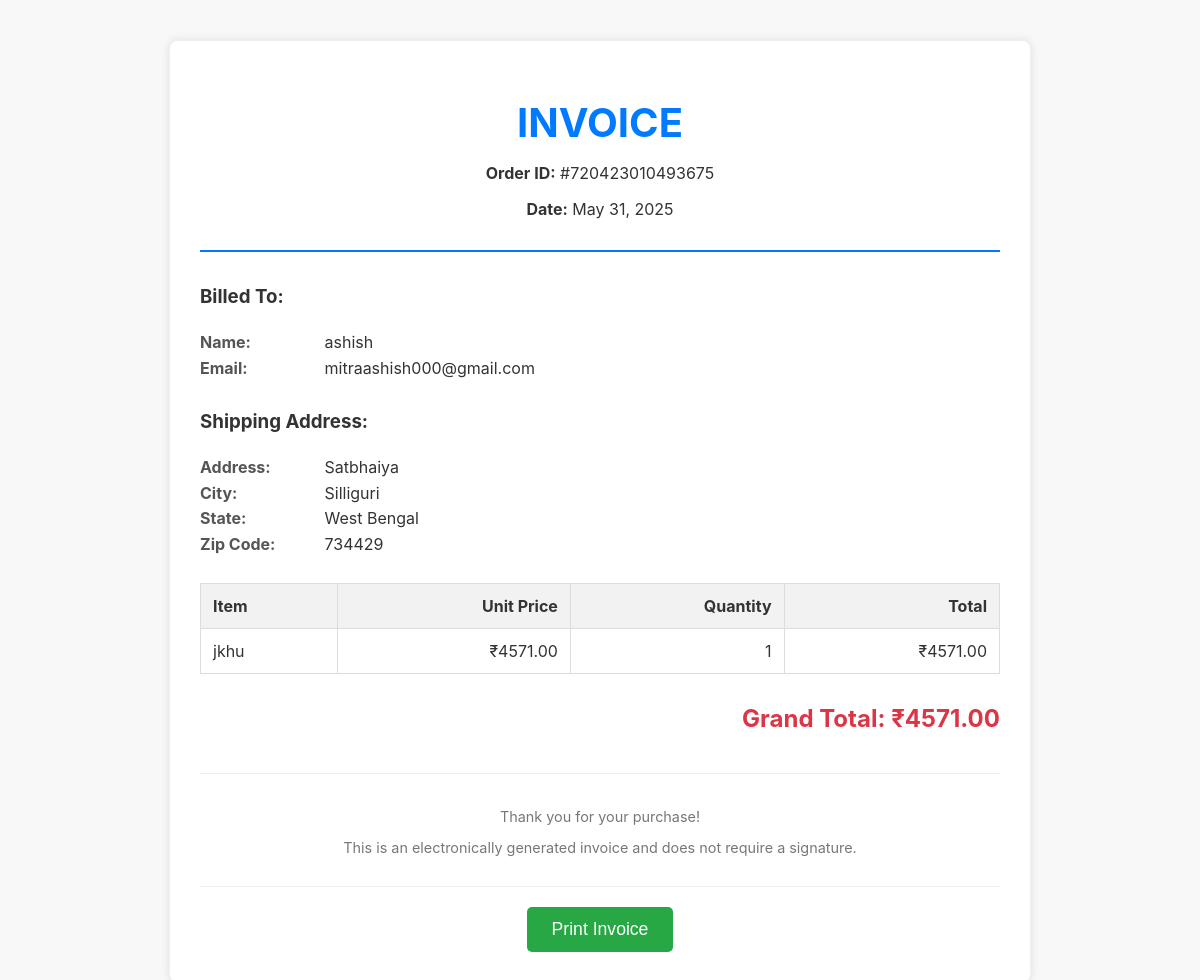
/orders/720423010493675/invoice/ (signed in), run on an earlier commit of the app's database.
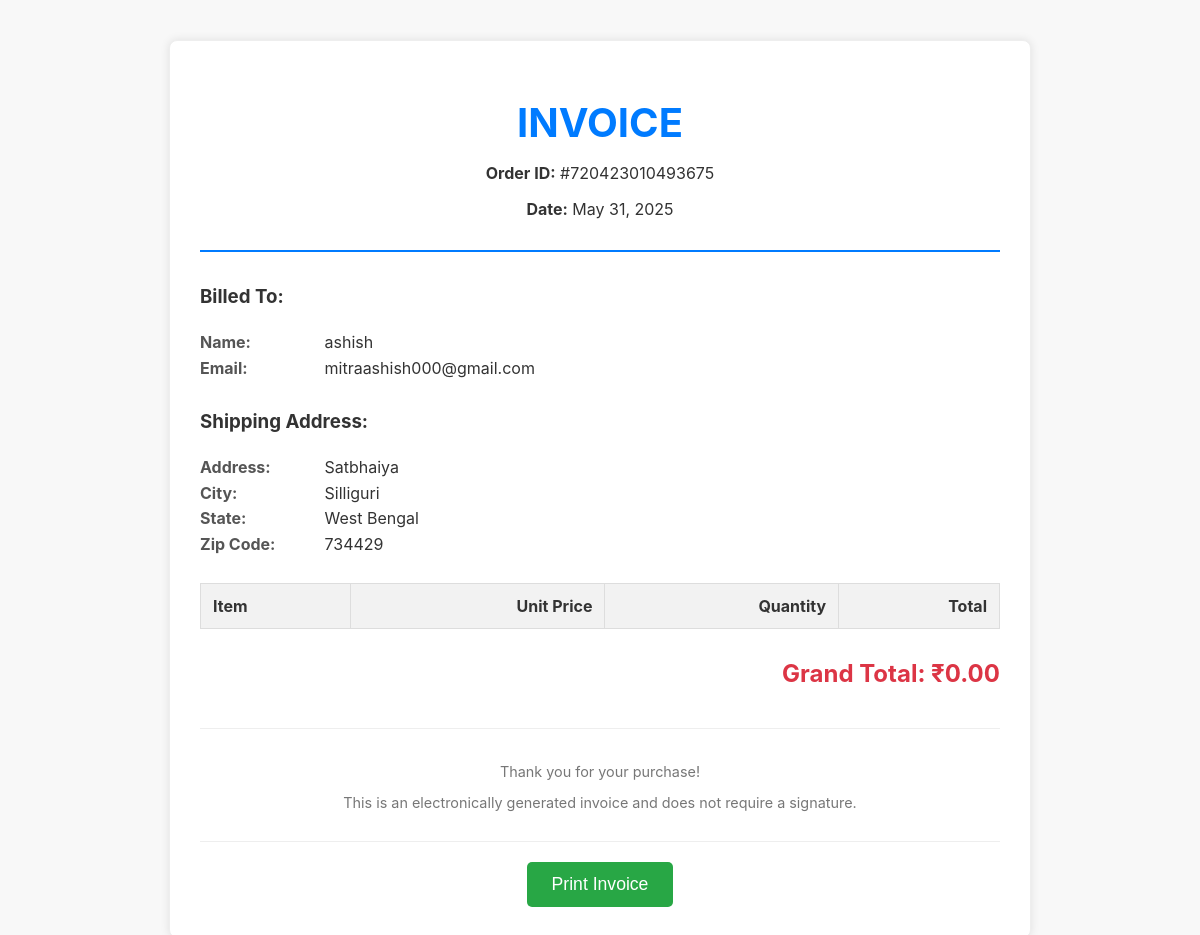
And on a later commit of the database.
### core/models.py (models this page shows, shortened)
class OrderItem(models.Model):
    order = models.ForeignKey(Order, on_delete=models.CASCADE)
    painting = models.ForeignKey(Painting, on_delete=models.CASCADE)
    quantity = models.PositiveIntegerField(default=1)
    def get_total(self):
        return self.painting.price * self.quantity

class Painting(models.Model):
    title = models.CharField(max_length=100)
    description = models.TextField()
    category = models.ForeignKey(Category, on_delete=models.CASCADE, related_name='paintings', default=None)
    image = models.ImageField(upload_to="products_images/", default=None, null=True )
    rating = models.DecimalField(decimal_places=1, max_digits=3, default=0.0, null=True)
    price = models.DecimalField(decimal_places=2, max_digits=10, default=1000.00, null=True)
    is_new = models.BooleanField(default=False)
    is_selling = models.BooleanField(default=False)
    seller = models.ForeignKey(
        settings.AUTH_USER_MODEL,
        on_delete=models.CASCADE,
        limit_choices_to={'profile__is_seller': True},
        related_name='paintings'
    )

class Order(models.Model):
    STATUS_CHOICES = [
        ('Placed', 'Placed'),
        ('Shipped', 'Shipped'),
        ('Delivered', 'Delivered'),
        ('Cancelled', 'Cancelled')
    ]
    user = models.ForeignKey(User, on_delete=models.CASCADE)
    order_id = models.CharField(max_length=20, unique=True, editable=False)
    date_ordered = models.DateField(auto_now_add=True)
    complete = models.BooleanField(default=False)
    status = models.CharField(
        max_length=20,
        choices=STATUS_CHOICES,
        default='Placed'  # Default status is "Placed" when an order is created
    )
    shipping_address = models.CharField(max_length=255)
    shipping_city = models.CharField(max_length=100)
    shipping_state = models.CharField(max_length=100)
    shipping_zip = models.CharField(max_length=20)
    def get_cart_total(self):
        return sum(item.get_total() for item in self.orderitem_set.all())

### core/views.py (the view)
# urls.py: path('orders/<str:order_id>/invoice/', views.generate_invoice, name='generate_invoice'),
@login_required
def generate_invoice(request, order_id):
    order = get_object_or_404(Order, order_id=order_id, user=request.user)
    order_items = order.orderitem_set.all()
    context = {
        'order': order,
        'order_items': order_items,
    }
    return render(request, 'invoice_detail.html', context)

### templates/invoice_detail.html (shortened to what this page needs)
<!DOCTYPE html>
<html lang="en">
<head>
</head>
<body>
    <div class="invoice-container">
        <div class="invoice-header">
            <h1>INVOICE</h1>
            <p><strong>Order ID:</strong> #{{ order.order_id }}</p>
            <p><strong>Date:</strong> {{ order.date_ordered|date:"F d, Y" }}</p>
        </div>
        <div class="customer-info">
            <h3>Billed To:</h3>
            <p><strong>Name:</strong> {{ order.user.username }}</p>
            <p><strong>Email:</strong> {{ order.user.email }}</p>
        </div>
        <div class="shipping-info">
            <h3>Shipping Address:</h3>
            <p><strong>Address:</strong> {{ order.shipping_address }}</p>
            <p><strong>City:</strong> {{ order.shipping_city }}</p>
            <p><strong>State:</strong> {{ order.shipping_state }}</p>
            <p><strong>Zip Code:</strong> {{ order.shipping_zip }}</p>
        </div>
        <table>
            <thead>
                <tr>
                    <th>Item</th>
                    <th class="text-right">Unit Price</th>
                    <th class="text-right">Quantity</th>
                    <th class="text-right">Total</th>
                </tr>
            </thead>
            <tbody>
                {% for item in order_items %}
                    <tr>
                        <td>{{ item.painting.title }}</td>
                        <td class="text-right">₹{{ item.painting.price|floatformat:2 }}</td>
                        <td class="text-right">{{ item.quantity }}</td>
                        <td class="text-right">₹{{ item.get_total|floatformat:2 }}</td>
                    </tr>
                {% endfor %}
            </tbody>
        </table>
        <div class="invoice-total">
            Grand Total: ₹{{ order.get_cart_total|floatformat:2 }}
        </div>
        <div class="invoice-footer">
            <p>Thank you for your purchase!</p>
            <p>This is an electronically generated invoice and does not require a signature.</p>
        </div>
        <div class="print-button-container">
            <button class="print-button" onclick="window.print()">Print Invoice</button>
        </div>
    </div>
</body>
</html>

What changed in the data, as far as the page shows it:
removed OrderItem: painting "jkhu", painting.price "4571.00", quantity "1", get_total "4571.00"
computed for Order "Satbhaiya": get_cart_total "4571.00" → "0.00"
